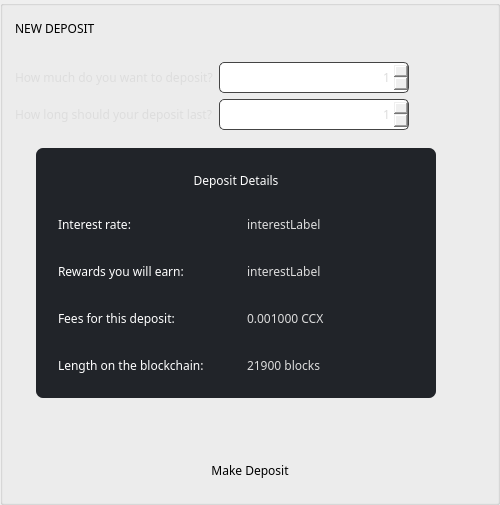
          <widget class="QGroupBox" name="groupBox_6">
           <property name="sizePolicy">
            <sizepolicy hsizetype="Preferred" vsizetype="Expanding">
             <horstretch>0</horstretch>
             <verstretch>0</verstretch>
            </sizepolicy>
           </property>
           <property name="minimumSize">
            <size>
             <width>500</width>
             <height>0</height>
            </size>
           </property>
           <property name="maximumSize">
            <size>
             <width>500</width>
             <height>16777215</height>
            </size>
           </property>
           <property name="styleSheet">
            <string notr="true"/>
           </property>
           <property name="title">
            <string/>
           </property>
           <property name="alignment">
            <set>Qt::AlignLeading|Qt::AlignLeft|Qt::AlignVCenter</set>
           </property>
           <layout class="QVBoxLayout" name="verticalLayout_3">
            <property name="spacing">
             <number>6</number>
            </property>
            <property name="leftMargin">
             <number>12</number>
            </property>
            <property name="topMargin">
             <number>6</number>
            </property>
            <property name="rightMargin">
             <number>12</number>
            </property>
            <property name="bottomMargin">
             <number>6</number>
            </property>
            <item>
             <widget class="QLabel" name="title_newDeposit">
              <property name="sizePolicy">
               <sizepolicy hsizetype="Preferred" vsizetype="Preferred">
                <horstretch>0</horstretch>
                <verstretch>0</verstretch>
               </sizepolicy>
              </property>
              <property name="minimumSize">
               <size>
                <width>250</width>
                <height>32</height>
               </size>
              </property>
              <property name="maximumSize">
               <size>
                <width>250</width>
                <height>32</height>
               </size>
              </property>
              <property name="font">
               <font>
                <family>Poppins</family>
               </font>
              </property>
              <property name="styleSheet">
               <string notr="true"/>
              </property>
              <property name="text">
               <string>NEW DEPOSIT</string>
              </property>
             </widget>
            </item>
            <item>
             <widget class="QGroupBox" name="depositGroup">
              <property name="sizePolicy">
               <sizepolicy hsizetype="Preferred" vsizetype="Preferred">
                <horstretch>0</horstretch>
                <verstretch>0</verstretch>
               </sizepolicy>
              </property>
              <property name="styleSheet">
               <string notr="true">border: none;</string>
              </property>
              <property name="alignment">
               <set>Qt::AlignCenter</set>
              </property>
              <layout class="QFormLayout" name="formLayout">
               <property name="horizontalSpacing">
                <number>6</number>
               </property>
               <property name="verticalSpacing">
                <number>6</number>
               </property>
               <property name="leftMargin">
                <number>0</number>
               </property>
               <property name="topMargin">
                <number>12</number>
               </property>
               <property name="rightMargin">
                <number>6</number>
               </property>
               <property name="bottomMargin">
                <number>12</number>
               </property>
               <item row="0" column="0">
                <widget class="QLabel" name="label">
                 <property name="minimumSize">
                  <size>
                   <width>0</width>
                   <height>31</height>
                  </size>
                 </property>
                 <property name="maximumSize">
                  <size>
                   <width>16777215</width>
                   <height>31</height>
                  </size>
                 </property>
                 <property name="sizeIncrement">
                  <size>
                   <width>0</width>
                   <height>50</height>
                  </size>
                 </property>
                 <property name="font">
                  <font>
                   <family>Poppins</family>
                   <weight>50</weight>
                   <bold>false</bold>
                  </font>
                 </property>
                 <property name="styleSheet">
                  <string notr="true">color: #ddd;</string>
                 </property>
                 <property name="text">
                  <string>How much do you want to deposit?</string>
                 </property>
                 <property name="alignment">
                  <set>Qt::AlignLeading|Qt::AlignLeft|Qt::AlignVCenter</set>
                 </property>
                </widget>
               </item>
               <item row="0" column="1">
                <widget class="QDoubleSpinBox" name="m_amountSpin">
                 <property name="minimumSize">
                  <size>
                   <width>0</width>
                   <height>31</height>
                  </size>
                 </property>
                 <property name="maximumSize">
                  <size>
                   <width>190</width>
                   <height>31</height>
                  </size>
                 </property>
                 <property name="sizeIncrement">
                  <size>
                   <width>0</width>
                   <height>0</height>
                  </size>
                 </property>
                 <property name="font">
                  <font>
                   <family>Poppins</family>
                  </font>
                 </property>
                 <property name="styleSheet">
                  <string notr="true">color: #ddd;

border: 1px solid #444;
border-radius: 5px; 
</string>
                 </property>
                 <property name="alignment">
                  <set>Qt::AlignRight|Qt::AlignTrailing|Qt::AlignVCenter</set>
                 </property>
                 <property name="decimals">
                  <number>0</number>
                 </property>
                 <property name="minimum">
                  <double>1.000000000000000</double>
                 </property>
                 <property name="maximum">
                  <double>20000000.000000000000000</double>
                 </property>
                </widget>
               </item>
               <item row="1" column="0">
                <widget class="QLabel" name="label_3">
                 <property name="minimumSize">
                  <size>
                   <width>0</width>
                   <height>31</height>
                  </size>
                 </property>
                 <property name="maximumSize">
                  <size>
                   <width>16777215</width>
                   <height>31</height>
                  </size>
                 </property>
                 <property name="sizeIncrement">
                  <size>
                   <width>0</width>
                   <height>50</height>
                  </size>
                 </property>
                 <property name="font">
                  <font>
                   <family>Poppins</family>
                   <weight>50</weight>
                   <bold>false</bold>
                  </font>
                 </property>
                 <property name="styleSheet">
                  <string notr="true">color: #ddd;</string>
                 </property>
                 <property name="text">
                  <string>How long should your deposit last?</string>
                 </property>
                 <property name="alignment">
                  <set>Qt::AlignLeading|Qt::AlignLeft|Qt::AlignVCenter</set>
                 </property>
                </widget>
               </item>
               <item row="1" column="1">
                <widget class="QSpinBox" name="m_timeSpin">
                 <property name="minimumSize">
                  <size>
                   <width>0</width>
                   <height>31</height>
                  </size>
                 </property>
                 <property name="maximumSize">
                  <size>
                   <width>190</width>
                   <height>31</height>
                  </size>
                 </property>
                 <property name="sizeIncrement">
                  <size>
                   <width>0</width>
                   <height>50</height>
                  </size>
                 </property>
                 <property name="font">
                  <font>
                   <family>Poppins</family>
                  </font>
                 </property>
                 <property name="styleSheet">
                  <string notr="true">color: #ddd;

border: 1px solid #444;
border-radius: 5px; 
</string>
                 </property>
                 <property name="alignment">
                  <set>Qt::AlignRight|Qt::AlignTrailing|Qt::AlignVCenter</set>
                 </property>
                 <property name="minimum">
                  <number>1</number>
                 </property>
                 <property name="maximum">
                  <number>12</number>
                 </property>
                </widget>
               </item>
              </layout>
             </widget>
            </item>
            <item>
             <widget class="QGroupBox" name="groupBox_12">
              <property name="sizePolicy">
               <sizepolicy hsizetype="Expanding" vsizetype="Minimum">
                <horstretch>0</horstretch>
                <verstretch>0</verstretch>
               </sizepolicy>
              </property>
              <property name="maximumSize">
               <size>
                <width>442</width>
                <height>310</height>
               </size>
              </property>
              <property name="styleSheet">
               <string notr="true">border: none;
padding: 0px;
margin: 0px;</string>
              </property>
              <layout class="QHBoxLayout" name="horizontalLayout_2">
               <property name="leftMargin">
                <number>0</number>
               </property>
               <property name="topMargin">
                <number>0</number>
               </property>
               <property name="rightMargin">
                <number>0</number>
               </property>
               <property name="bottomMargin">
                <number>0</number>
               </property>
               <item>
                <widget class="QLabel" name="empty_align_4">
                 <property name="sizePolicy">
                  <sizepolicy hsizetype="Expanding" vsizetype="Expanding">
                   <horstretch>0</horstretch>
                   <verstretch>0</verstretch>
                  </sizepolicy>
                 </property>
                 <property name="styleSheet">
                  <string notr="true">border: none;</string>
                 </property>
                 <property name="text">
                  <string/>
                 </property>
                 <property name="alignment">
                  <set>Qt::AlignCenter</set>
                 </property>
                </widget>
               </item>
               <item>
                <widget class="QGroupBox" name="groupBox_4">
                 <property name="sizePolicy">
                  <sizepolicy hsizetype="Preferred" vsizetype="Preferred">
                   <horstretch>0</horstretch>
                   <verstretch>0</verstretch>
                  </sizepolicy>
                 </property>
                 <property name="minimumSize">
                  <size>
                   <width>400</width>
                   <height>250</height>
                  </size>
                 </property>
                 <property name="maximumSize">
                  <size>
                   <width>16777215</width>
                   <height>290</height>
                  </size>
                 </property>
                 <property name="styleSheet">
                  <string notr="true">color: #fff; 
font-weight: normal; 
border-radius: 7px;
background-color: #212429;
padding: 5px;</string>
                 </property>
                 <property name="title">
                  <string/>
                 </property>
                 <property name="alignment">
                  <set>Qt::AlignCenter</set>
                 </property>
                 <property name="flat">
                  <bool>false</bool>
                 </property>
                 <layout class="QGridLayout" name="gridLayout_11">
                  <property name="topMargin">
                   <number>0</number>
                  </property>
                  <property name="bottomMargin">
                   <number>0</number>
                  </property>
                  <item row="3" column="0">
                   <widget class="QLabel" name="label_8">
                    <property name="minimumSize">
                     <size>
                      <width>0</width>
                      <height>31</height>
                     </size>
                    </property>
                    <property name="maximumSize">
                     <size>
                      <width>16777215</width>
                      <height>31</height>
                     </size>
                    </property>
                    <property name="font">
                     <font>
                      <family>Poppins</family>
                      <weight>50</weight>
                      <bold>false</bold>
                     </font>
                    </property>
                    <property name="styleSheet">
                     <string notr="true"/>
                    </property>
                    <property name="text">
                     <string>Fees for this deposit:</string>
                    </property>
                    <property name="alignment">
                     <set>Qt::AlignLeading|Qt::AlignLeft|Qt::AlignVCenter</set>
                    </property>
                   </widget>
                  </item>
                  <item row="3" column="1">
                   <widget class="QLabel" name="m_depositFeeLabel">
                    <property name="sizePolicy">
                     <sizepolicy hsizetype="Preferred" vsizetype="Preferred">
                      <horstretch>0</horstretch>
                      <verstretch>0</verstretch>
                     </sizepolicy>
                    </property>
                    <property name="minimumSize">
                     <size>
                      <width>0</width>
                      <height>31</height>
                     </size>
                    </property>
                    <property name="maximumSize">
                     <size>
                      <width>16777215</width>
                      <height>31</height>
                     </size>
                    </property>
                    <property name="font">
                     <font>
                      <family>Poppins</family>
                      <weight>50</weight>
                      <bold>false</bold>
                     </font>
                    </property>
                    <property name="styleSheet">
                     <string notr="true">color: #ddd;</string>
                    </property>
                    <property name="text">
                     <string notr="true">0.001000 CCX</string>
                    </property>
                    <property name="alignment">
                     <set>Qt::AlignLeading|Qt::AlignLeft|Qt::AlignVCenter</set>
                    </property>
                   </widget>
                  </item>
                  <item row="1" column="0">
                   <widget class="QLabel" name="label_5">
                    <property name="minimumSize">
                     <size>
                      <width>0</width>
                      <height>31</height>
                     </size>
                    </property>
                    <property name="maximumSize">
                     <size>
                      <width>16777215</width>
                      <height>31</height>
                     </size>
                    </property>
                    <property name="font">
                     <font>
                      <family>Poppins</family>
                      <weight>50</weight>
                      <bold>false</bold>
                     </font>
                    </property>
                    <property name="styleSheet">
                     <string notr="true"/>
                    </property>
                    <property name="text">
                     <string>Interest rate:</string>
                    </property>
                    <property name="alignment">
                     <set>Qt::AlignLeading|Qt::AlignLeft|Qt::AlignVCenter</set>
                    </property>
                   </widget>
                  </item>
                  <item row="4" column="0">
                   <widget class="QLabel" name="label_19">
                    <property name="minimumSize">
                     <size>
                      <width>0</width>
                      <height>31</height>
                     </size>
                    </property>
                    <property name="maximumSize">
                     <size>
                      <width>16777215</width>
                      <height>31</height>
                     </size>
                    </property>
                    <property name="font">
                     <font>
                      <family>Poppins</family>
                      <weight>50</weight>
                      <bold>false</bold>
                     </font>
                    </property>
                    <property name="styleSheet">
                     <string notr="true"/>
                    </property>
                    <property name="text">
                     <string>Length on the blockchain:</string>
                    </property>
                    <property name="alignment">
                     <set>Qt::AlignLeading|Qt::AlignLeft|Qt::AlignVCenter</set>
                    </property>
                   </widget>
                  </item>
                  <item row="2" column="1">
                   <widget class="QLabel" name="m_interestEarnedLabel">
                    <property name="minimumSize">
                     <size>
                      <width>0</width>
                      <height>31</height>
                     </size>
                    </property>
                    <property name="maximumSize">
                     <size>
                      <width>16777215</width>
                      <height>31</height>
                     </size>
                    </property>
                    <property name="font">
                     <font>
                      <family>Poppins</family>
                      <weight>50</weight>
                      <bold>false</bold>
                     </font>
                    </property>
                    <property name="styleSheet">
                     <string notr="true">color: #ddd;</string>
                    </property>
                    <property name="text">
                     <string notr="true">interestLabel</string>
                    </property>
                    <property name="alignment">
                     <set>Qt::AlignLeading|Qt::AlignLeft|Qt::AlignVCenter</set>
                    </property>
                   </widget>
                  </item>
                  <item row="2" column="0">
                   <widget class="QLabel" name="label_6">
                    <property name="minimumSize">
                     <size>
                      <width>0</width>
                      <height>31</height>
                     </size>
                    </property>
                    <property name="maximumSize">
                     <size>
                      <width>16777215</width>
                      <height>31</height>
                     </size>
                    </property>
                    <property name="font">
                     <font>
                      <family>Poppins</family>
                      <weight>50</weight>
                      <bold>false</bold>
                     </font>
                    </property>
                    <property name="styleSheet">
                     <string notr="true"/>
                    </property>
                    <property name="text">
                     <string>Rewards you will earn:</string>
                    </property>
                    <property name="alignment">
                     <set>Qt::AlignLeading|Qt::AlignLeft|Qt::AlignVCenter</set>
                    </property>
                   </widget>
                  </item>
                  <item row="4" column="1">
                   <widget class="QLabel" name="m_timeLabel">
                    <property name="minimumSize">
                     <size>
                      <width>0</width>
                      <height>31</height>
                     </size>
                    </property>
                    <property name="maximumSize">
                     <size>
                      <width>16777215</width>
                      <height>31</height>
                     </size>
                    </property>
                    <property name="font">
                     <font>
                      <family>Poppins</family>
                      <weight>50</weight>
                      <bold>false</bold>
                     </font>
                    </property>
                    <property name="styleSheet">
                     <string notr="true">color: #ddd;</string>
                    </property>
                    <property name="text">
                     <string notr="true">21900 blocks</string>
                    </property>
                    <property name="alignment">
                     <set>Qt::AlignLeading|Qt::AlignLeft|Qt::AlignVCenter</set>
                    </property>
                   </widget>
                  </item>
                  <item row="1" column="1">
                   <widget class="QLabel" name="m_interestRateLabel">
                    <property name="sizePolicy">
                     <sizepolicy hsizetype="Preferred" vsizetype="Preferred">
                      <horstretch>0</horstretch>
                      <verstretch>0</verstretch>
                     </sizepolicy>
                    </property>
                    <property name="minimumSize">
                     <size>
                      <width>0</width>
                      <height>31</height>
                     </size>
                    </property>
                    <property name="maximumSize">
                     <size>
                      <width>16777215</width>
                      <height>31</height>
                     </size>
                    </property>
                    <property name="font">
                     <font>
                      <family>Poppins</family>
                      <weight>50</weight>
                      <bold>false</bold>
                     </font>
                    </property>
                    <property name="styleSheet">
                     <string notr="true">color: #ddd;</string>
                    </property>
                    <property name="text">
                     <string notr="true">interestLabel</string>
                    </property>
                    <property name="alignment">
                     <set>Qt::AlignLeading|Qt::AlignLeft|Qt::AlignVCenter</set>
                    </property>
                   </widget>
                  </item>
                  <item row="0" column="0" colspan="2">
                   <widget class="QLabel" name="title_depositDetails">
                    <property name="minimumSize">
                     <size>
                      <width>0</width>
                      <height>30</height>
                     </size>
                    </property>
                    <property name="maximumSize">
                     <size>
                      <width>16777215</width>
                      <height>25</height>
                     </size>
                    </property>
                    <property name="font">
                     <font>
                      <family>Poppins</family>
                      <weight>50</weight>
                      <bold>false</bold>
                     </font>
                    </property>
                    <property name="styleSheet">
                     <string notr="true"/>
                    </property>
                    <property name="text">
                     <string>Deposit Details</string>
                    </property>
                    <property name="alignment">
                     <set>Qt::AlignCenter</set>
                    </property>
                   </widget>
                  </item>
                 </layout>
                </widget>
               </item>
               <item>
                <widget class="QLabel" name="empty_align_5">
                 <property name="sizePolicy">
                  <sizepolicy hsizetype="Expanding" vsizetype="Expanding">
                   <horstretch>0</horstretch>
                   <verstretch>0</verstretch>
                  </sizepolicy>
                 </property>
                 <property name="styleSheet">
                  <string notr="true">border: none;</string>
                 </property>
                 <property name="text">
                  <string/>
                 </property>
                 <property name="alignment">
                  <set>Qt::AlignCenter</set>
                 </property>
                </widget>
               </item>
              </layout>
             </widget>
            </item>
            <item>
             <spacer name="verticalSpacer_4">
              <property name="orientation">
               <enum>Qt::Vertical</enum>
              </property>
              <property name="sizeHint" stdset="0">
               <size>
                <width>20</width>
                <height>40</height>
               </size>
              </property>
             </spacer>
            </item>
            <item>
             <widget class="QGroupBox" name="groupBox_11">
              <property name="sizePolicy">
               <sizepolicy hsizetype="Expanding" vsizetype="Minimum">
                <horstretch>0</horstretch>
                <verstretch>0</verstretch>
               </sizepolicy>
              </property>
              <property name="styleSheet">
               <string notr="true">border: none;</string>
              </property>
              <property name="alignment">
               <set>Qt::AlignCenter</set>
              </property>
              <layout class="QHBoxLayout" name="horizontalLayout_3">
               <property name="spacing">
                <number>6</number>
               </property>
               <property name="leftMargin">
                <number>6</number>
               </property>
               <property name="topMargin">
                <number>6</number>
               </property>
               <property name="rightMargin">
                <number>6</number>
               </property>
               <property name="bottomMargin">
                <number>6</number>
               </property>
               <item>
                <widget class="QPushButton" name="b1_depositButton_2">
                 <property name="sizePolicy">
                  <sizepolicy hsizetype="Expanding" vsizetype="Fixed">
                   <horstretch>0</horstretch>
                   <verstretch>0</verstretch>
                  </sizepolicy>
                 </property>
                 <property name="minimumSize">
                  <size>
                   <width>220</width>
                   <height>40</height>
                  </size>
                 </property>
                 <property name="maximumSize">
                  <size>
                   <width>220</width>
                   <height>16777215</height>
                  </size>
                 </property>
                 <property name="font">
                  <font>
                   <family>Poppins</family>
                  </font>
                 </property>
                 <property name="styleSheet">
                  <string notr="true">/* This button style is handled automatically by OverviewFrame:setStyles() (in OverviewFrame.cpp) */</string>
                 </property>
                 <property name="text">
                  <string>Make Deposit</string>
                 </property>
                </widget>
               </item>
              </layout>
             </widget>
            </item>
           </layout>
          </widget>
